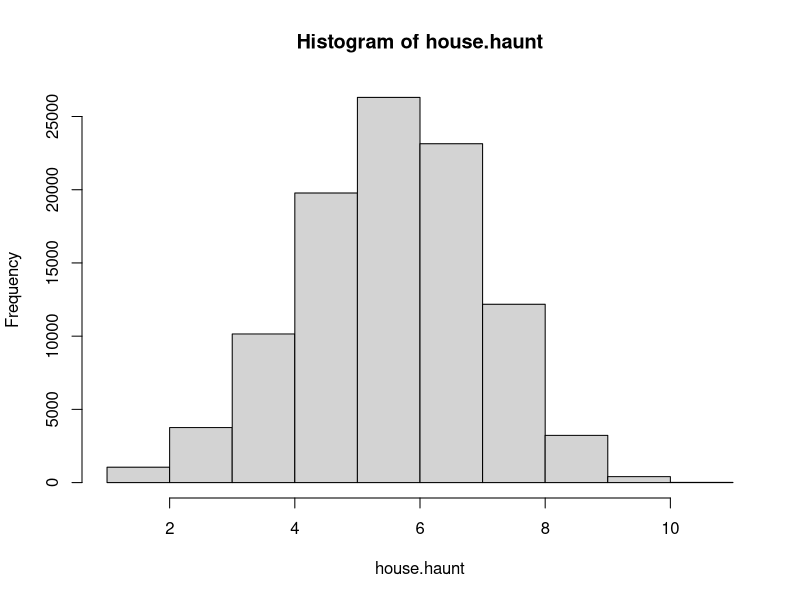
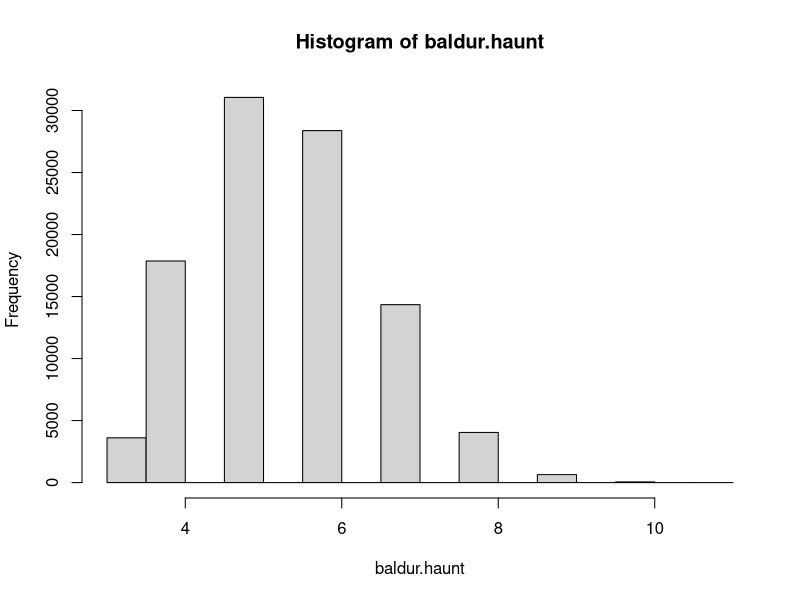

Generate these figures, in order, with R:
# Betrayal simulation

# House on the hill

sample(c(0,1,2),10,replace=T)

house <- function(){
  for(haunt in 1:12){
    roll <- sum(sample(c(0,1,2),6,replace=T))
    if (roll < haunt) {break}
  }
  return(haunt)
}

N=100000

house.haunt <- rep(0,N)
for (i in 1:N){
  house.haunt[i] <- house()
}
hist(house.haunt,breaks=12)
summary(house.haunt)
table(house.haunt)

baldur <- function(){
  for(haunt in 1:12){
    roll <- sum(sample(c(0,1,2),haunt,replace=T))
    if (roll >=6) {break}
  }
  return(haunt)
}

baldur.haunt <- rep(0,N)
for (i in 1:N){
  baldur.haunt[i] <- baldur()
}
hist(baldur.haunt,breaks=12)
summary(baldur.haunt)
table(baldur.haunt)
